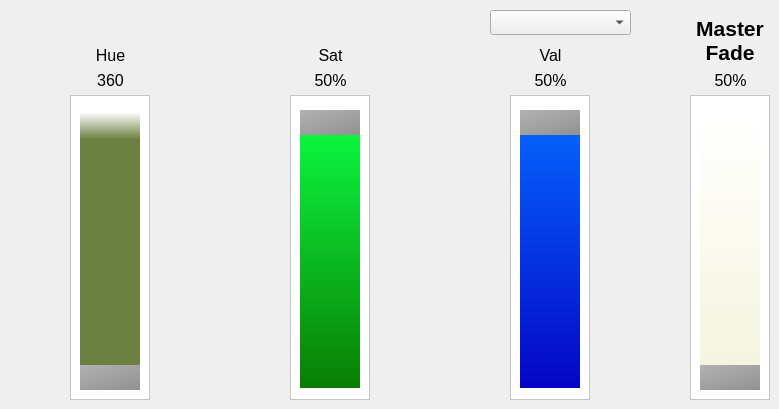
     <widget class="QWidget" name="tabHSV">
      <attribute name="title">
       <string>HSV</string>
      </attribute>
      <widget class="QSlider" name="sldHue">
       <property name="geometry">
        <rect>
         <x>80</x>
         <y>110</y>
         <width>60</width>
         <height>280</height>
        </rect>
       </property>
       <property name="styleSheet">
        <string notr="true">QSlider::groove:vertical {
    width: 80px; /* the groove expands to the size of the slider by default. by giving it a height, it has a fixed size */
    /*border: 4px solid rgb(0,0,0);*/
    background: qlineargradient(x1:0, y1:0, x2:0, y2:0.1, stop:0 hsva(0,0,255,100%) stop:1 hsva(80,127,127,100%));
    margin: 2px 0;
}

QSlider::handle:vertical {
    background: qlineargradient(x1:0, y1:0, x2:1, y2:1, stop:0 #b4b4b4, stop:1 #8f8f8f);
    height: 25px;
    margin: -2px 0; /* handle is placed by default on the contents rect of the groove. Expand outside the groove */
    border-radius: 8px;
}</string>
       </property>
       <property name="minimum">
        <number>0</number>
       </property>
       <property name="maximum">
        <number>359</number>
       </property>
       <property name="orientation">
        <enum>Qt::Vertical</enum>
       </property>
      </widget>
      <widget class="QSlider" name="sldSat">
       <property name="geometry">
        <rect>
         <x>300</x>
         <y>110</y>
         <width>60</width>
         <height>280</height>
        </rect>
       </property>
       <property name="styleSheet">
        <string notr="true">QSlider::groove:vertical {

    width:80px; /* the groove expands to the size of the slider by default. by giving it a height, it has a fixed size */
    background: qlineargradient(x1:0, y1:0, x2:0, y2:1, stop:0 rgb(11, 255, 68), stop:1 rgb(10, 125, 3));
    margin: 2px 0;
}

QSlider::handle:vertical {
    background: qlineargradient(x1:0, y1:0, x2:1, y2:1, stop:0 #b4b4b4, stop:1 #8f8f8f);

    height: 25px;
    margin: -2px 0; /* handle is placed by default on the contents rect of the groove. Expand outside the groove */
    border-radius: 8px;
}</string>
       </property>
       <property name="maximum">
        <number>255</number>
       </property>
       <property name="sliderPosition">
        <number>255</number>
       </property>
       <property name="orientation">
        <enum>Qt::Vertical</enum>
       </property>
      </widget>
      <widget class="QSlider" name="sldVal">
       <property name="geometry">
        <rect>
         <x>520</x>
         <y>110</y>
         <width>60</width>
         <height>280</height>
        </rect>
       </property>
       <property name="styleSheet">
        <string notr="true">QSlider::groove:vertical {

    width: 80px; /* the groove expands to the size of the slider by default. by giving it a height, it has a fixed size */
    background: qlineargradient(x1:0, y1:0, x2:0, y2:1, stop:0 rgb(5, 105, 255), stop:1 rgb(5, 5, 198));
    margin: 2px 0;
}

QSlider::handle:vertical {
    background: qlineargradient(x1:0, y1:0, x2:1, y2:1, stop:0 #b4b4b4, stop:1 #8f8f8f);

    height: 25px;
    margin: -2px 0; /* handle is placed by default on the contents rect of the groove. Expand outside the groove */
    border-radius: 8px;
}</string>
       </property>
       <property name="maximum">
        <number>255</number>
       </property>
       <property name="value">
        <number>255</number>
       </property>
       <property name="orientation">
        <enum>Qt::Vertical</enum>
       </property>
      </widget>
      <widget class="QFrame" name="brdSat">
       <property name="geometry">
        <rect>
         <x>290</x>
         <y>95</y>
         <width>80</width>
         <height>305</height>
        </rect>
       </property>
       <property name="styleSheet">
        <string notr="true">background:rgb(255,255,255)</string>
       </property>
       <property name="frameShape">
        <enum>QFrame::StyledPanel</enum>
       </property>
       <property name="frameShadow">
        <enum>QFrame::Raised</enum>
       </property>
      </widget>
      <widget class="QFrame" name="brdHue">
       <property name="geometry">
        <rect>
         <x>70</x>
         <y>95</y>
         <width>80</width>
         <height>305</height>
        </rect>
       </property>
       <property name="styleSheet">
        <string notr="true">background:rgb(255,255,255)</string>
       </property>
       <property name="frameShape">
        <enum>QFrame::StyledPanel</enum>
       </property>
       <property name="frameShadow">
        <enum>QFrame::Raised</enum>
       </property>
      </widget>
      <widget class="QFrame" name="brdVal">
       <property name="geometry">
        <rect>
         <x>510</x>
         <y>95</y>
         <width>80</width>
         <height>305</height>
        </rect>
       </property>
       <property name="styleSheet">
        <string notr="true">background:rgb(255,255,255)</string>
       </property>
       <property name="frameShape">
        <enum>QFrame::StyledPanel</enum>
       </property>
       <property name="frameShadow">
        <enum>QFrame::Raised</enum>
       </property>
      </widget>
      <widget class="QLabel" name="lblHue">
       <property name="enabled">
        <bool>false</bool>
       </property>
       <property name="geometry">
        <rect>
         <x>70</x>
         <y>40</y>
         <width>81</width>
         <height>31</height>
        </rect>
       </property>
       <property name="font">
        <font>
         <pointsize>12</pointsize>
         <bold>false</bold>
        </font>
       </property>
       <property name="styleSheet">
        <string notr="true">background-color: transparent;
color: black;</string>
       </property>
       <property name="text">
        <string>Hue</string>
       </property>
       <property name="alignment">
        <set>Qt::AlignCenter</set>
       </property>
      </widget>
      <widget class="QLabel" name="lblSat">
       <property name="geometry">
        <rect>
         <x>290</x>
         <y>40</y>
         <width>81</width>
         <height>31</height>
        </rect>
       </property>
       <property name="font">
        <font>
         <pointsize>12</pointsize>
         <bold>false</bold>
        </font>
       </property>
       <property name="styleSheet">
        <string notr="true">background-color: transparent;
color: black;</string>
       </property>
       <property name="text">
        <string>Sat</string>
       </property>
       <property name="alignment">
        <set>Qt::AlignCenter</set>
       </property>
      </widget>
      <widget class="QLabel" name="lblVal">
       <property name="geometry">
        <rect>
         <x>510</x>
         <y>40</y>
         <width>81</width>
         <height>31</height>
        </rect>
       </property>
       <property name="font">
        <font>
         <pointsize>12</pointsize>
         <bold>false</bold>
        </font>
       </property>
       <property name="styleSheet">
        <string notr="true">background-color: transparent;
color: black;</string>
       </property>
       <property name="text">
        <string>Val</string>
       </property>
       <property name="alignment">
        <set>Qt::AlignCenter</set>
       </property>
      </widget>
      <widget class="QComboBox" name="cmbHSV_Layers">
       <property name="geometry">
        <rect>
         <x>490</x>
         <y>10</y>
         <width>141</width>
         <height>25</height>
        </rect>
       </property>
       <property name="styleSheet">
        <string notr="true">QComboBox QAbstractItemView {

    selection-background-color: rgb(0,0,127);
    selection-color: rgb(0, 0, 0);
}</string>
       </property>
      </widget>
      <widget class="QLabel" name="lblMaster_2">
       <property name="geometry">
        <rect>
         <x>690</x>
         <y>10</y>
         <width>80</width>
         <height>60</height>
        </rect>
       </property>
       <property name="font">
        <font>
         <pointsize>16</pointsize>
         <bold>true</bold>
        </font>
       </property>
       <property name="text">
        <string>Master Fade</string>
       </property>
       <property name="alignment">
        <set>Qt::AlignCenter</set>
       </property>
       <property name="wordWrap">
        <bool>true</bool>
       </property>
      </widget>
      <widget class="QSlider" name="sldMasterHSV">
       <property name="geometry">
        <rect>
         <x>700</x>
         <y>110</y>
         <width>60</width>
         <height>280</height>
        </rect>
       </property>
       <property name="styleSheet">
        <string notr="true">QSlider::groove:vertical {
    width: 80px; /* the groove expands to the size of the slider by default. by giving it a height, it has a fixed size */
    background: qlineargradient(x1:0, y1:0, x2:0, y2:1, stop:0 rgb(255, 255, 255), stop:1 rgb(244,244,220));
    margin: 2px 0;
}

QSlider::handle:vertical {
    background: qlineargradient(x1:0, y1:0, x2:1, y2:1, stop:0 #b4b4b4, stop:1 #8f8f8f);
    height: 25px;
    margin: -2px 0; /* handle is placed by default on the contents rect of the groove. Expand outside the groove */
    border-radius: 8px;
}</string>
       </property>
       <property name="maximum">
        <number>255</number>
       </property>
       <property name="orientation">
        <enum>Qt::Vertical</enum>
       </property>
      </widget>
      <widget class="QFrame" name="brdMasterHSV">
       <property name="geometry">
        <rect>
         <x>690</x>
         <y>95</y>
         <width>80</width>
         <height>305</height>
        </rect>
       </property>
       <property name="styleSheet">
        <string notr="true">background:rgb(255,255,255)</string>
       </property>
       <property name="frameShape">
        <enum>QFrame::StyledPanel</enum>
       </property>
       <property name="frameShadow">
        <enum>QFrame::Raised</enum>
       </property>
      </widget>
      <widget class="QLabel" name="lblHuePercent">
       <property name="geometry">
        <rect>
         <x>80</x>
         <y>70</y>
         <width>61</width>
         <height>20</height>
        </rect>
       </property>
       <property name="font">
        <font>
         <pointsize>12</pointsize>
        </font>
       </property>
       <property name="text">
        <string>360</string>
       </property>
       <property name="alignment">
        <set>Qt::AlignCenter</set>
       </property>
      </widget>
      <widget class="QLabel" name="lblSatPercent">
       <property name="geometry">
        <rect>
         <x>300</x>
         <y>70</y>
         <width>61</width>
         <height>20</height>
        </rect>
       </property>
       <property name="font">
        <font>
         <pointsize>12</pointsize>
        </font>
       </property>
       <property name="text">
        <string>50%</string>
       </property>
       <property name="alignment">
        <set>Qt::AlignCenter</set>
       </property>
      </widget>
      <widget class="QLabel" name="lblValPercent">
       <property name="geometry">
        <rect>
         <x>520</x>
         <y>70</y>
         <width>61</width>
         <height>20</height>
        </rect>
       </property>
       <property name="font">
        <font>
         <pointsize>12</pointsize>
        </font>
       </property>
       <property name="text">
        <string>50%</string>
       </property>
       <property name="alignment">
        <set>Qt::AlignCenter</set>
       </property>
      </widget>
      <widget class="QLabel" name="lblMasterHSVPercent">
       <property name="geometry">
        <rect>
         <x>700</x>
         <y>70</y>
         <width>61</width>
         <height>20</height>
        </rect>
       </property>
       <property name="font">
        <font>
         <pointsize>12</pointsize>
        </font>
       </property>
       <property name="text">
        <string>50%</string>
       </property>
       <property name="alignment">
        <set>Qt::AlignCenter</set>
       </property>
      </widget>
      <zorder>brdMasterHSV</zorder>
      <zorder>brdVal</zorder>
      <zorder>brdSat</zorder>
      <zorder>brdHue</zorder>
      <zorder>sldHue</zorder>
      <zorder>sldSat</zorder>
      <zorder>sldVal</zorder>
      <zorder>lblHue</zorder>
      <zorder>lblSat</zorder>
      <zorder>lblVal</zorder>
      <zorder>cmbHSV_Layers</zorder>
      <zorder>lblMaster_2</zorder>
      <zorder>sldMasterHSV</zorder>
      <zorder>lblHuePercent</zorder>
      <zorder>lblSatPercent</zorder>
      <zorder>lblValPercent</zorder>
      <zorder>lblMasterHSVPercent</zorder>
     </widget>
